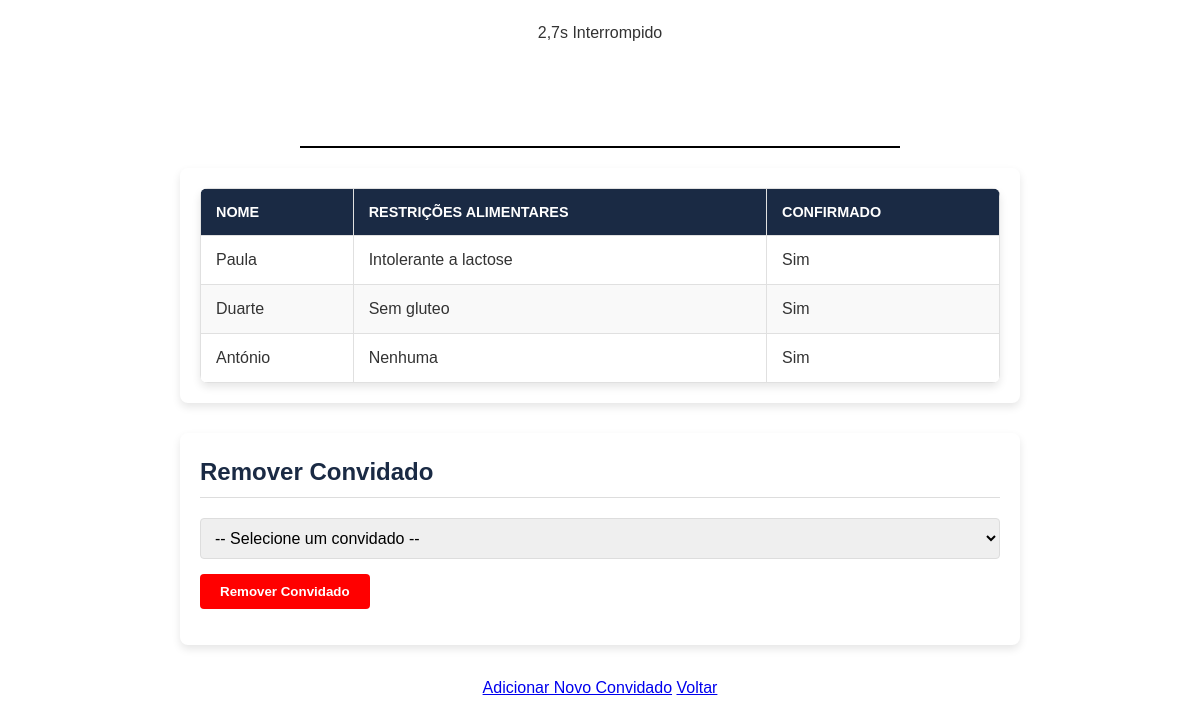
The page /convidados on the database as committed earlier.
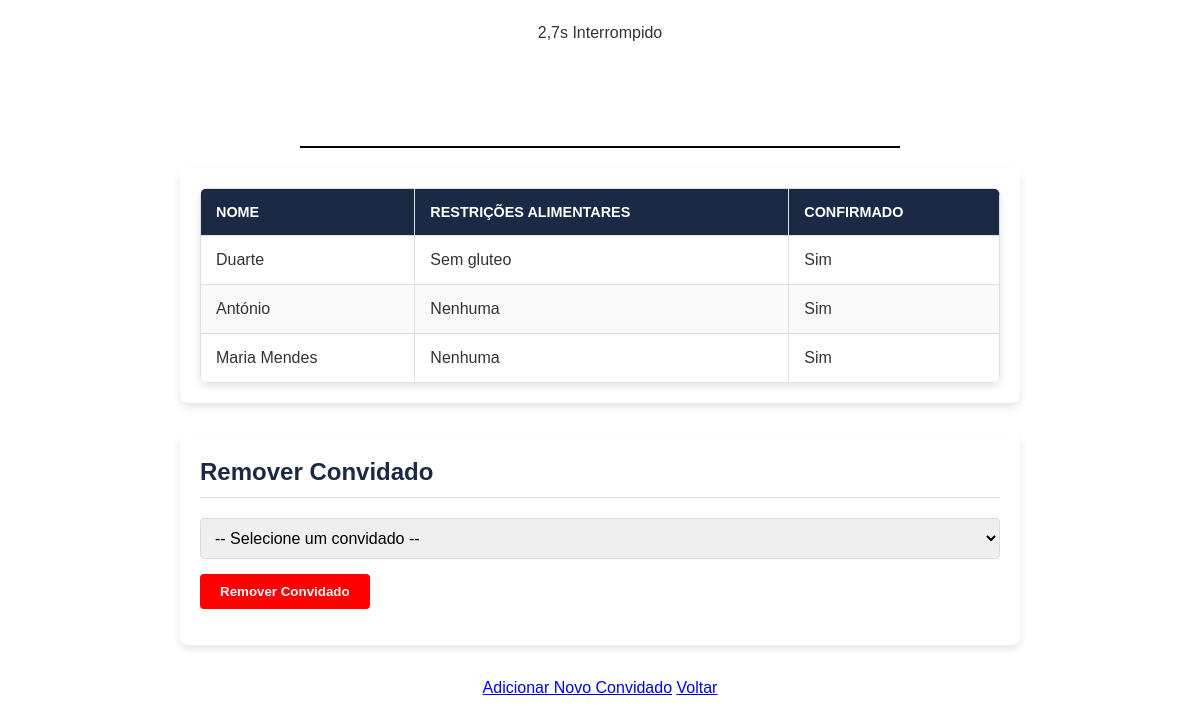
The same page on the database as committed later.
### tables this page shows
CREATE TABLE convidados (
                id INTEGER PRIMARY KEY AUTOINCREMENT,
                nome TEXT NOT NULL,
                restricoes TEXT,
                confirmado TEXT
            );

### app.py (the view)
@app.route('/convidados', methods=['GET', 'POST'])
def convidados():
    from casamento import get_convidados, excluir_convidado
    convidados_list = get_convidados()
    if request.method == 'POST':
        convidado_id = request.form['convidado_id']
        if convidado_id:
            excluir_convidado(convidado_id)
            return redirect('/convidados')
    return render_template('convidados.html', convidados=convidados_list)

### casamento.py (called while the page is built)
def get_db_connection():
    try:
        conn = sqlite3.connect(DATABASE_PATH)
        conn.row_factory = sqlite3.Row
        return conn
    except sqlite3.Error as e:
        print(f"Erro ao conectar ao banco de dados: {e}")
        raise

def get_convidados():
    conn = get_db_connection()
    try:
        convidados_list = conn.execute('SELECT * FROM convidados').fetchall()
        return convidados_list
    except sqlite3.Error as e:
        print(f"Erro ao buscar convidados: {e}")
        return []
    finally:
        conn.close()

### templates/convidados.html (shortened to what this page needs)
<!DOCTYPE html>
<html lang="pt">
<head>
    <link rel="stylesheet" href="{{ url_for('static', filename='style.css') }}">
</head>
<body>
    <h1 class="page-title">Lista de Convidados</h1>
    <div class="table-container">
        <table class="guest-table">
            <thead>
                <tr>
                    <th>Nome</th>
                    <th>Restrições Alimentares</th>
                    <th>Confirmado</th>
                </tr>
            </thead>
            <tbody>
                {% for convidado in convidados %}
                <tr>
                    <td>{{ convidado.nome }}</td>
                    <td>{{ convidado.restricoes if convidado.restricoes else 'Nenhuma' }}</td>
                    <td>{{ convidado.confirmado if convidado.confirmado else 'Não' }}</td>
                </tr>
                {% endfor %}
            </tbody>
        </table>
    </div>
    <div class="remove-section">
        <h2>Remover Convidado</h2>
        <form method="POST" action="">
            <select name="convidado_id" required>
                <option value="">-- Selecione um convidado --</option>
            </select>
            <button type="submit" class="remove-button">Remover Convidado</button>
        </form>
    </div>
    <div class="links-container">
        <a href="/adicionar-convidado" class="action-link">Adicionar Novo Convidado</a>
        <a href="/" class="back-link">Voltar</a>
    </div>
</body>
</html>

### static/style.css (style rules this page uses)
.page-title, .welcome-title, .casamento-title { color: white; font-size: 2.5em; margin-bottom: 20px; padding-bottom: 10px; border-bottom: 2px solid black; max-width: 600px; margin-left: auto; margin-right: auto; font-weight: 600; }
.table-container, .remove-section, .details-section, .catering-section, .form-container { max-width: 800px; margin: 0 auto 30px; background-color: #fff; padding: 20px; border-radius: 8px; box-shadow: 0 4px 8px rgba(0, 0, 0, 0.1); text-align: left; }
.guest-table { width: 100%; border-collapse: collapse; background-color: #fff; box-shadow: 0 4px 8px rgba(0, 0, 0, 0.1); border-radius: 8px; overflow: hidden; }
.guest-table th, .guest-table td { padding: 15px; border: 1px solid #e0e0e0; text-align: left; }
.guest-table th { background-color: #1a2a44; color: #fff; text-transform: uppercase; font-size: 0.9em; }
.guest-table tr:nth-child(even) { background-color: #f9f9f9; }
.remove-section h2, .details-section h2, .catering-section h2 { color: #1a2a44; margin-top: 0; border-bottom: 1px solid #ddd; padding-bottom: 5px; font-size: 1.5em; font-weight: 600; }
select, input[type="text"] { padding: 10px; width: 100%; margin-bottom: 15px; border: 1px solid #ddd; border-radius: 4px; font-size: 1em; }
button { padding: 10px 20px; color: #fff; border: none; border-radius: 4px; cursor: pointer; font-weight: bold; }
.remove-button { background-color: red; }

Rows that differ between the two databases and show on the page:
removed convidados: nome "Paula", restricoes "Intolerante a lactose", confirmado "Sim"
added convidados: nome "Maria Mendes", restricoes "Nenhuma", confirmado "Sim"
